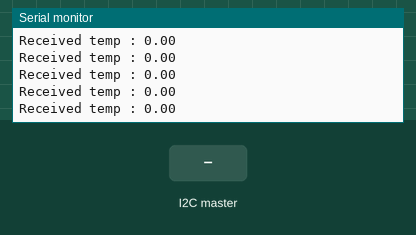
A sketch run on a simulated Arduino Uno, built with avr-gcc and run on an emulated ATmega328P. Shown: the last lines printed to the serial monitor. The test bench sets the inputs (shaded band).

Above: at 1.2 s.
1.3 s: the I2C master sends the byte 1
At 1.31 s:
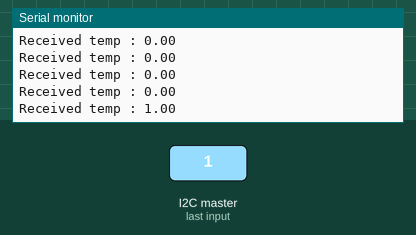
2.8 s: the I2C master sends the byte 2
At 2.82 s:
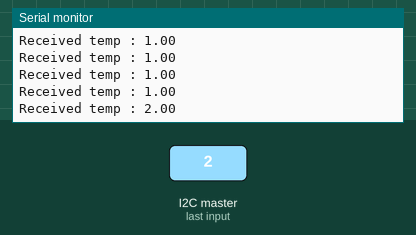
Timing chart, 0 to 5.8 s (numbered marks = the images above; inputs shaded):
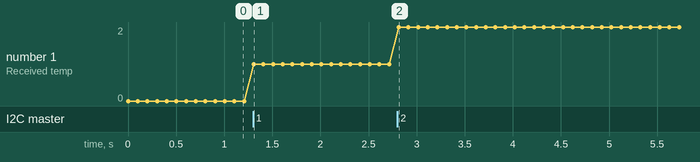

The sketch:

slave.ino
```cpp
#include <Wire.h>
   double x;
void setup() {
  // put your setup code here, to run once:

  Wire.begin(4);
  Wire.onReceive(receiveEvent);
  Serial.begin(9600);

}

void loop() {
  // put your main code here, to run repeatedly:
  Serial.print("Received temp : ");
  Serial.println(x);

delay(100);
}

void receiveEvent(double howmany){

 x = Wire.read();


  }
```

Measured:
- after the input at 1.3 s, the serial monitor: prints a new line at once (image 1)
- after the input at 2.8 s, the serial monitor: prints a new line at once (image 2)
- plotted number 1: 0 → 1 after the input at 1.3 s, 1 → 2 after the input at 2.8 s
